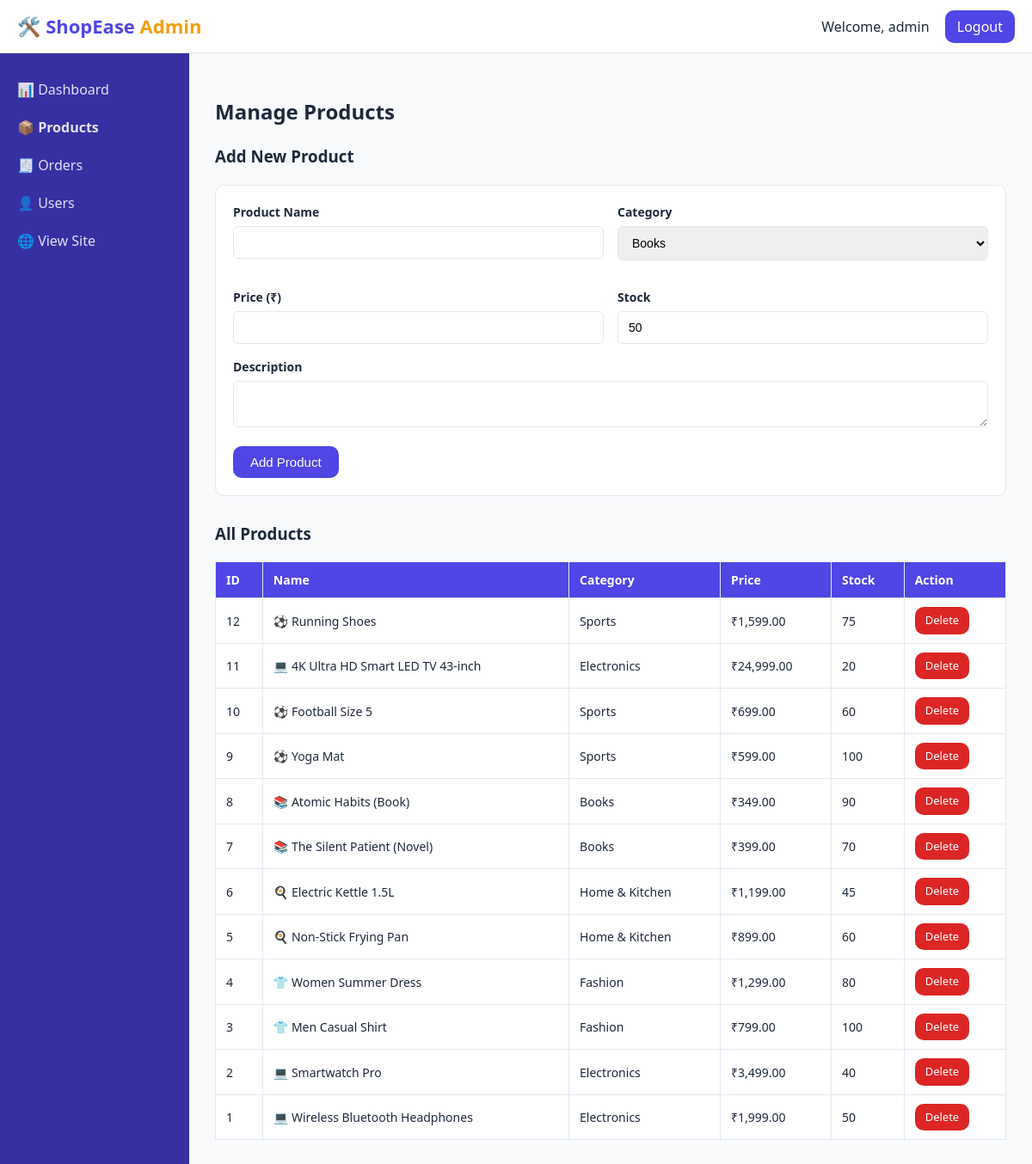
Screenshot of /admin/products.php (signed in) with the database file from the repository.
### tables this page shows
CREATE TABLE IF NOT EXISTS products (
    id INT AUTO_INCREMENT PRIMARY KEY,
    name VARCHAR(150) NOT NULL,
    description TEXT,
    price DECIMAL(10,2) NOT NULL,
    image VARCHAR(255) DEFAULT 'no-image.png',
    category_id INT,
    stock INT DEFAULT 100,
    created_at DATETIME DEFAULT CURRENT_TIMESTAMP,
    FOREIGN KEY (category_id) REFERENCES categories(id) ON DELETE SET NULL
);

CREATE TABLE IF NOT EXISTS categories (
    id INT AUTO_INCREMENT PRIMARY KEY,
    name VARCHAR(100) NOT NULL
);

### includes/helpers.php (called while the page is built, shortened)
<?php
function categoryEmoji($category_id) {
    $map = [
        1 => '💻',
        2 => '👕',
        3 => '🍳',
        4 => '📚',
        5 => '⚽',
    ];
    return isset($map[$category_id]) ? $map[$category_id] : '📦';
}
?>

### admin/products.php (the view, shortened to what this page needs)
<?php
require_once __DIR__ . '/../config/db.php';
require_once __DIR__ . '/../includes/helpers.php';
include __DIR__ . '/admin_header.php';
$categories = mysqli_query($conn, "SELECT * FROM categories ORDER BY name");
$products = mysqli_query($conn, "SELECT p.*, c.name as category_name FROM products p LEFT JOIN categories c ON p.category_id = c.id ORDER BY p.id DESC");
?>
<h2>Manage Products</h2>
<h3>Add New Product</h3>
<form method="POST" action="products.php" style="background:#fff; padding:20px; border-radius:10px; border:1px solid var(--border); margin-bottom:30px;">
  <div style="display:grid; grid-template-columns: 1fr 1fr; gap:16px;">
    <div class="form-group">
      <label>Product Name</label>
      <input type="text" name="name" required>
    </div>
    <div class="form-group">
      <label>Category</label>
      <select name="category_id">
        <?php mysqli_data_seek($categories, 0); while ($cat = mysqli_fetch_assoc($categories)): ?>
          <option value="<?php echo $cat['id']; ?>"><?php echo htmlspecialchars($cat['name']); ?></option>
        <?php endwhile; ?>
      </select>
    </div>
    <div class="form-group">
      <label>Price (₹)</label>
      <input type="number" step="0.01" name="price" required>
    </div>
    <div class="form-group">
      <label>Stock</label>
      <input type="number" name="stock" value="50" required>
    </div>
  </div>
  <div class="form-group">
    <label>Description</label>
    <textarea name="description" rows="2"></textarea>
  </div>
  <button type="submit" class="btn">Add Product</button>
</form>
<h3>All Products</h3>
<table class="admin-table">
  <thead><tr><th>ID</th><th>Name</th><th>Category</th><th>Price</th><th>Stock</th><th>Action</th></tr></thead>
  <tbody>
    <?php while ($p = mysqli_fetch_assoc($products)): ?>
      <tr>
        <td><?php echo $p['id']; ?></td>
        <td><?php echo categoryEmoji($p['category_id']); ?> <?php echo htmlspecialchars($p['name']); ?></td>
        <td><?php echo htmlspecialchars($p['category_name']); ?></td>
        <td>₹<?php echo number_format($p['price'], 2); ?></td>
        <td><?php echo $p['stock']; ?></td>
        <td><a href="products.php?delete=<?php echo $p['id']; ?>" class="btn btn-danger btn-sm confirm-action">Delete</a></td>
      </tr>
    <?php endwhile; ?>
  </tbody>
</table>
<?php include __DIR__ . '/admin_footer.php'; ?>

### assets/css/style.css (style rules this page uses)
:root { --primary: #4f46e5; --primary-dark: #3730a3; --accent: #f59e0b; --danger: #dc2626; --success: #16a34a; --bg: #f8fafc; --card-bg: #ffffff; --text: #1e293b; --muted: #64748b; --border: #e2e8f0; --radius: 10px; }
* { box-sizing: border-box; }
body { margin: 0; font-family: 'Segoe UI', Arial, sans-serif; background: var(--bg); color: var(--text); line-height: 1.5; }
a { text-decoration: none; color: inherit; }
.btn { display: inline-block; padding: 10px 20px; background: var(--primary); color: #fff; border: none; border-radius: var(--radius); cursor: pointer; font-size: 15px; transition: background 0.2s ease, transform 0.1s ease; }
.btn-danger { background: var(--danger); }
.btn-sm { padding: 6px 12px; font-size: 13px; }
.form-group { margin-bottom: 16px; }
.form-group label { display: block; margin-bottom: 6px; font-weight: 600; font-size: 14px; }
.form-group input, .form-group select, .form-group textarea { width: 100%; padding: 10px 12px; border: 1px solid var(--border); border-radius: 6px; font-size: 14px; }
.admin-table { width: 100%; border-collapse: collapse; background: #fff; }
.admin-table th, .admin-table td { padding: 10px 12px; border: 1px solid var(--border); font-size: 14px; }
.admin-table th { background: var(--primary); color: #fff; text-align: left; }

### rows the page displays
products: id "12", category "⚽", name "Running Shoes", category.name "Sports", price "1,599.00", stock "75"
products: id "11", category "💻", name "4K Ultra HD Smart LED TV 43-inch", category.name "Electronics", price "24,999.00", stock "20"
products: id "10", category "⚽", name "Football Size 5", category.name "Sports", price "699.00", stock "60"
products: id "9", category "⚽", name "Yoga Mat", category.name "Sports", price "599.00", stock "100"
products: id "8", category "📚", name "Atomic Habits (Book)", category.name "Books", price "349.00", stock "90"
products: id "7", category "📚", name "The Silent Patient (Novel)", category.name "Books", price "399.00", stock "70"
products: id "6", category "🍳", name "Electric Kettle 1.5L", category.name "Home & Kitchen", price "1,199.00", stock "45"
products: id "5", category "🍳", name "Non-Stick Frying Pan", category.name "Home & Kitchen", price "899.00", stock "60"
products: id "4", category "👕", name "Women Summer Dress", category.name "Fashion", price "1,299.00", stock "80"
products: id "3", category "👕", name "Men Casual Shirt", category.name "Fashion", price "799.00", stock "100"
products: id "2", category "💻", name "Smartwatch Pro", category.name "Electronics", price "3,499.00", stock "40"
products: id "1", category "💻", name "Wireless Bluetooth Headphones", category.name "Electronics", price "1,999.00", stock "50"

### other values shown
$_SESSION['admin_username'] "admin"
form field category_id "Books"
